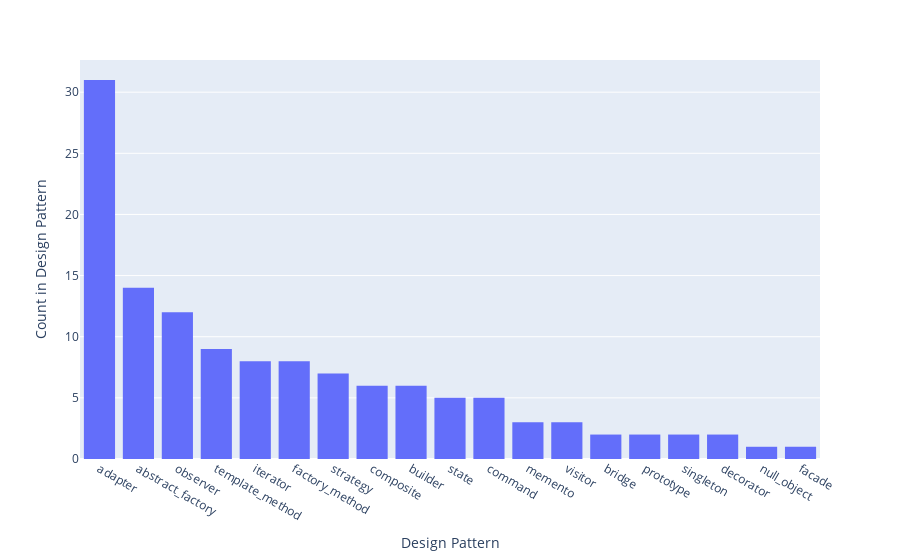

The notebook cell this image was saved under:
### Markdown cell above
### Distribution of design patterns

### Code cell
df_binned_by_micro_arch_dp = df.copy()
df_binned_by_micro_arch_dp = df_binned_by_micro_arch_dp.drop_duplicates(
    ['micro_architecture', 'design_pattern']).reset_index()
df_binned_by_micro_arch_dp = df_binned_by_micro_arch_dp['design_pattern'].value_counts(
).reset_index()

fig = px.histogram(df_binned_by_micro_arch_dp, x='design_pattern', y='count')
fig.update_layout(xaxis_title='Design Pattern',
                  yaxis_title='Count in Design Pattern')

### Figure 1 — Plotly figure (JSON) as saved in the notebook; plotly's stock layout.template omitted (floating-point values rounded to 4 significant figures)
{"data": [{"alignmentgroup": "True", "bingroup": "x", "histfunc": "sum", "hovertemplate": "design_pattern=%{x}<br>sum of count=%{y}<extra></extra>", "legendgroup": "", "marker": {"color": "#636efa", "pattern": {"shape": ""}}, "name": "", "offsetgroup": "", "orientation": "v", "showlegend": false, "type": "histogram", "x": ["adapter", "abstract_factory", "observer", "template_method", "iterator", "factory_method", "strategy", "composite", "builder", "state", "command", "memento", "visitor", "bridge", "prototype", "singleton", "decorator", "null_object", "facade"], "xaxis": "x", "y": [31, 14, 12, 9, 8, 8, 7, 6, 6, 5, 5, 3, 3, 2, 2, 2, 2, 1, 1], "yaxis": "y"}], "layout": {"autosize": true, "barmode": "relative", "legend": {"tracegroupgap": 0}, "margin": {"t": 60}, "xaxis": {"anchor": "y", "autorange": true, "domain": [0, 1], "range": [-0.5, 18.5], "title": {"text": "Design Pattern"}, "type": "category"}, "yaxis": {"anchor": "x", "autorange": true, "domain": [0, 1], "range": [0, 32.63], "title": {"text": "Count in Design Pattern"}, "type": "linear"}}}
